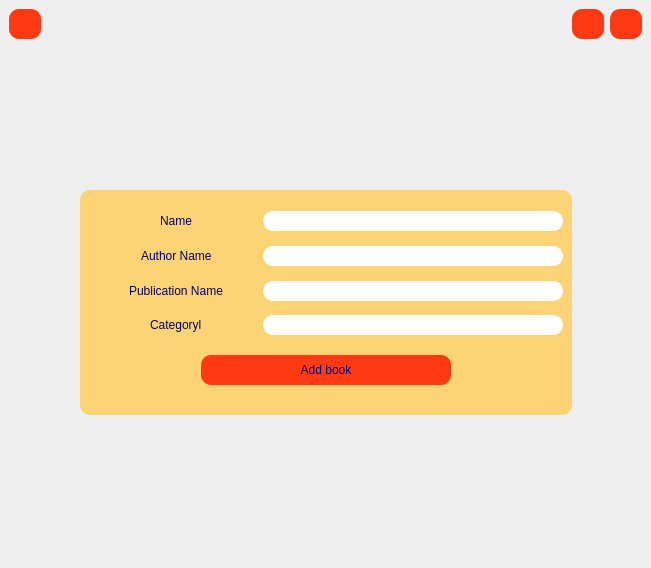
<?xml version="1.0" encoding="UTF-8"?>
<ui version="4.0">
 <class>addform</class>
 <widget class="QMainWindow" name="addform">
  <property name="geometry">
   <rect>
    <x>0</x>
    <y>0</y>
    <width>651</width>
    <height>568</height>
   </rect>
  </property>
  <property name="minimumSize">
   <size>
    <width>651</width>
    <height>568</height>
   </size>
  </property>
  <property name="windowTitle">
   <string>MainWindow</string>
  </property>
  <property name="styleSheet">
   <string notr="true">#addform
{
border-image :  url(:/images/images/2995229_orig.jpg)
}
QPushButton
{
background-color:rgb(255, 58, 19);
border-radius : 10px;
}
QPushButton:hover{
background-color: rgb(249, 255, 198);
}</string>
  </property>
  <widget class="QWidget" name="centralwidget">
   <layout class="QVBoxLayout" name="verticalLayout">
    <item>
     <layout class="QHBoxLayout" name="horizontalLayout">
      <property name="topMargin">
       <number>0</number>
      </property>
      <item>
       <widget class="QPushButton" name="back">
        <property name="minimumSize">
         <size>
          <width>30</width>
          <height>30</height>
         </size>
        </property>
        <property name="text">
         <string/>
        </property>
       </widget>
      </item>
      <item>
       <spacer name="horizontalSpacer">
        <property name="orientation">
         <enum>Qt::Horizontal</enum>
        </property>
        <property name="sizeHint" stdset="0">
         <size>
          <width>40</width>
          <height>20</height>
         </size>
        </property>
       </spacer>
      </item>
      <item>
       <widget class="QPushButton" name="pushButton_2">
        <property name="minimumSize">
         <size>
          <width>30</width>
          <height>30</height>
         </size>
        </property>
        <property name="text">
         <string/>
        </property>
       </widget>
      </item>
      <item>
       <widget class="QPushButton" name="close">
        <property name="minimumSize">
         <size>
          <width>30</width>
          <height>30</height>
         </size>
        </property>
        <property name="text">
         <string/>
        </property>
       </widget>
      </item>
     </layout>
    </item>
    <item>
     <spacer name="verticalSpacer_2">
      <property name="orientation">
       <enum>Qt::Vertical</enum>
      </property>
      <property name="sizeHint" stdset="0">
       <size>
        <width>20</width>
        <height>147</height>
       </size>
      </property>
     </spacer>
    </item>
    <item>
     <layout class="QHBoxLayout" name="horizontalLayout_2">
      <property name="topMargin">
       <number>0</number>
      </property>
      <property name="bottomMargin">
       <number>0</number>
      </property>
      <item>
       <spacer name="horizontalSpacer_5">
        <property name="orientation">
         <enum>Qt::Horizontal</enum>
        </property>
        <property name="sizeHint" stdset="0">
         <size>
          <width>40</width>
          <height>20</height>
         </size>
        </property>
       </spacer>
      </item>
      <item>
       <widget class="QWidget" name="v11" native="true">
        <property name="styleSheet">
         <string notr="true">QWidget{
color:rgb(0, 0, 127);
background-color: rgba(255, 205, 88,0.8);
border-radius : 10px;

}
QLineEdit
{
background-color: white;
border-radius : 10px;
}

QPushButton
{
background-color:rgb(255, 58, 19);
border-radius : 10px;
}
QPushButton:hover{
background-color:  rgb(139, 193, 14);
}
QLabel
{
background-color: rgba(255, 205, 88,0);
color:rgb(0, 0, 107);
}
</string>
        </property>
        <layout class="QVBoxLayout" name="verticalLayout_2">
         <property name="spacing">
          <number>0</number>
         </property>
         <property name="topMargin">
          <number>1</number>
         </property>
         <property name="bottomMargin">
          <number>10</number>
         </property>
         <item>
          <spacer name="verticalSpacer_3">
           <property name="orientation">
            <enum>Qt::Vertical</enum>
           </property>
           <property name="sizeHint" stdset="0">
            <size>
             <width>20</width>
             <height>20</height>
            </size>
           </property>
          </spacer>
         </item>
         <item>
          <layout class="QHBoxLayout" name="horizontalLayout_3">
           <property name="topMargin">
            <number>0</number>
           </property>
           <item>
            <spacer name="horizontalSpacer_3">
             <property name="orientation">
              <enum>Qt::Horizontal</enum>
             </property>
             <property name="sizeHint" stdset="0">
              <size>
               <width>40</width>
               <height>20</height>
              </size>
             </property>
            </spacer>
           </item>
           <item>
            <widget class="QLabel" name="label">
             <property name="text">
              <string>Name</string>
             </property>
            </widget>
           </item>
           <item>
            <spacer name="horizontalSpacer_2">
             <property name="orientation">
              <enum>Qt::Horizontal</enum>
             </property>
             <property name="sizeHint" stdset="0">
              <size>
               <width>40</width>
               <height>20</height>
              </size>
             </property>
            </spacer>
           </item>
           <item>
            <widget class="QLineEdit" name="addname">
             <property name="minimumSize">
              <size>
               <width>300</width>
               <height>20</height>
              </size>
             </property>
            </widget>
           </item>
          </layout>
         </item>
         <item>
          <spacer name="verticalSpacer_4">
           <property name="orientation">
            <enum>Qt::Vertical</enum>
           </property>
           <property name="sizeHint" stdset="0">
            <size>
             <width>20</width>
             <height>15</height>
            </size>
           </property>
          </spacer>
         </item>
         <item>
          <layout class="QHBoxLayout" name="horizontalLayout_4">
           <property name="topMargin">
            <number>0</number>
           </property>
           <item>
            <spacer name="horizontalSpacer_8">
             <property name="orientation">
              <enum>Qt::Horizontal</enum>
             </property>
             <property name="sizeHint" stdset="0">
              <size>
               <width>40</width>
               <height>20</height>
              </size>
             </property>
            </spacer>
           </item>
           <item>
            <widget class="QLabel" name="label_2">
             <property name="text">
              <string>Author Name</string>
             </property>
            </widget>
           </item>
           <item>
            <spacer name="horizontalSpacer_7">
             <property name="orientation">
              <enum>Qt::Horizontal</enum>
             </property>
             <property name="sizeHint" stdset="0">
              <size>
               <width>40</width>
               <height>20</height>
              </size>
             </property>
            </spacer>
           </item>
           <item>
            <widget class="QLineEdit" name="addauthor">
             <property name="minimumSize">
              <size>
               <width>300</width>
               <height>20</height>
              </size>
             </property>
            </widget>
           </item>
          </layout>
         </item>
         <item>
          <spacer name="verticalSpacer_5">
           <property name="orientation">
            <enum>Qt::Vertical</enum>
           </property>
           <property name="sizeHint" stdset="0">
            <size>
             <width>20</width>
             <height>15</height>
            </size>
           </property>
          </spacer>
         </item>
         <item>
          <layout class="QHBoxLayout" name="horizontalLayout_5">
           <property name="topMargin">
            <number>0</number>
           </property>
           <item>
            <spacer name="horizontalSpacer_9">
             <property name="orientation">
              <enum>Qt::Horizontal</enum>
             </property>
             <property name="sizeHint" stdset="0">
              <size>
               <width>40</width>
               <height>20</height>
              </size>
             </property>
            </spacer>
           </item>
           <item>
            <widget class="QLabel" name="label_3">
             <property name="text">
              <string>Publication Name</string>
             </property>
            </widget>
           </item>
           <item>
            <spacer name="horizontalSpacer_4">
             <property name="orientation">
              <enum>Qt::Horizontal</enum>
             </property>
             <property name="sizeHint" stdset="0">
              <size>
               <width>40</width>
               <height>20</height>
              </size>
             </property>
            </spacer>
           </item>
           <item>
            <widget class="QLineEdit" name="addpublisher">
             <property name="minimumSize">
              <size>
               <width>300</width>
               <height>20</height>
              </size>
             </property>
            </widget>
           </item>
          </layout>
         </item>
         <item>
          <spacer name="verticalSpacer_6">
           <property name="orientation">
            <enum>Qt::Vertical</enum>
           </property>
           <property name="sizeHint" stdset="0">
            <size>
             <width>20</width>
             <height>15</height>
            </size>
           </property>
          </spacer>
         </item>
         <item>
          <layout class="QHBoxLayout" name="horizontalLayout_8">
           <property name="topMargin">
            <number>0</number>
           </property>
           <item>
            <spacer name="horizontalSpacer_13">
             <property name="orientation">
              <enum>Qt::Horizontal</enum>
             </property>
             <property name="sizeHint" stdset="0">
              <size>
               <width>40</width>
               <height>20</height>
              </size>
             </property>
            </spacer>
           </item>
           <item>
            <widget class="QLabel" name="label_4">
             <property name="text">
              <string>Categoryl</string>
             </property>
            </widget>
           </item>
           <item>
            <spacer name="horizontalSpacer_12">
             <property name="orientation">
              <enum>Qt::Horizontal</enum>
             </property>
             <property name="sizeHint" stdset="0">
              <size>
               <width>40</width>
               <height>20</height>
              </size>
             </property>
            </spacer>
           </item>
           <item>
            <widget class="QLineEdit" name="addcat">
             <property name="minimumSize">
              <size>
               <width>300</width>
               <height>20</height>
              </size>
             </property>
            </widget>
           </item>
          </layout>
         </item>
         <item>
          <spacer name="verticalSpacer_8">
           <property name="orientation">
            <enum>Qt::Vertical</enum>
           </property>
           <property name="sizeHint" stdset="0">
            <size>
             <width>20</width>
             <height>20</height>
            </size>
           </property>
          </spacer>
         </item>
         <item>
          <layout class="QHBoxLayout" name="horizontalLayout_6">
           <property name="topMargin">
            <number>0</number>
           </property>
           <item>
            <spacer name="horizontalSpacer_10">
             <property name="orientation">
              <enum>Qt::Horizontal</enum>
             </property>
             <property name="sizeHint" stdset="0">
              <size>
               <width>40</width>
               <height>20</height>
              </size>
             </property>
            </spacer>
           </item>
           <item>
            <widget class="QPushButton" name="add">
             <property name="minimumSize">
              <size>
               <width>250</width>
               <height>30</height>
              </size>
             </property>
             <property name="text">
              <string>Add book</string>
             </property>
            </widget>
           </item>
           <item>
            <spacer name="horizontalSpacer_11">
             <property name="orientation">
              <enum>Qt::Horizontal</enum>
             </property>
             <property name="sizeHint" stdset="0">
              <size>
               <width>40</width>
               <height>20</height>
              </size>
             </property>
            </spacer>
           </item>
          </layout>
         </item>
         <item>
          <spacer name="verticalSpacer_7">
           <property name="orientation">
            <enum>Qt::Vertical</enum>
           </property>
           <property name="sizeHint" stdset="0">
            <size>
             <width>20</width>
             <height>20</height>
            </size>
           </property>
          </spacer>
         </item>
        </layout>
       </widget>
      </item>
      <item>
       <spacer name="horizontalSpacer_6">
        <property name="orientation">
         <enum>Qt::Horizontal</enum>
        </property>
        <property name="sizeHint" stdset="0">
         <size>
          <width>40</width>
          <height>20</height>
         </size>
        </property>
       </spacer>
      </item>
     </layout>
    </item>
    <item>
     <spacer name="verticalSpacer">
      <property name="orientation">
       <enum>Qt::Vertical</enum>
      </property>
      <property name="sizeHint" stdset="0">
       <size>
        <width>20</width>
        <height>146</height>
       </size>
      </property>
     </spacer>
    </item>
   </layout>
  </widget>
 </widget>
 <resources/>
 <connections/>
</ui>
